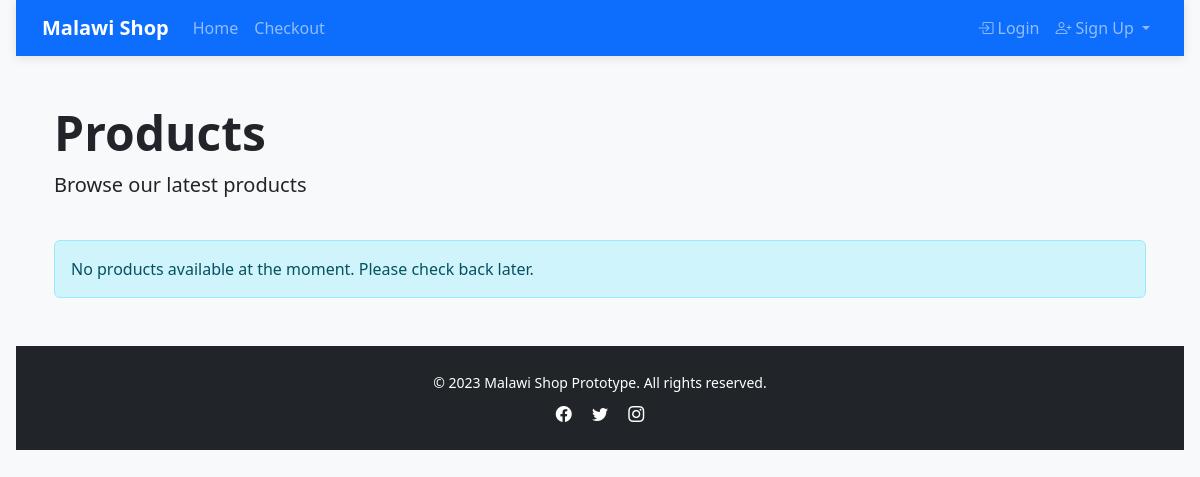
Before: / with the older database file.
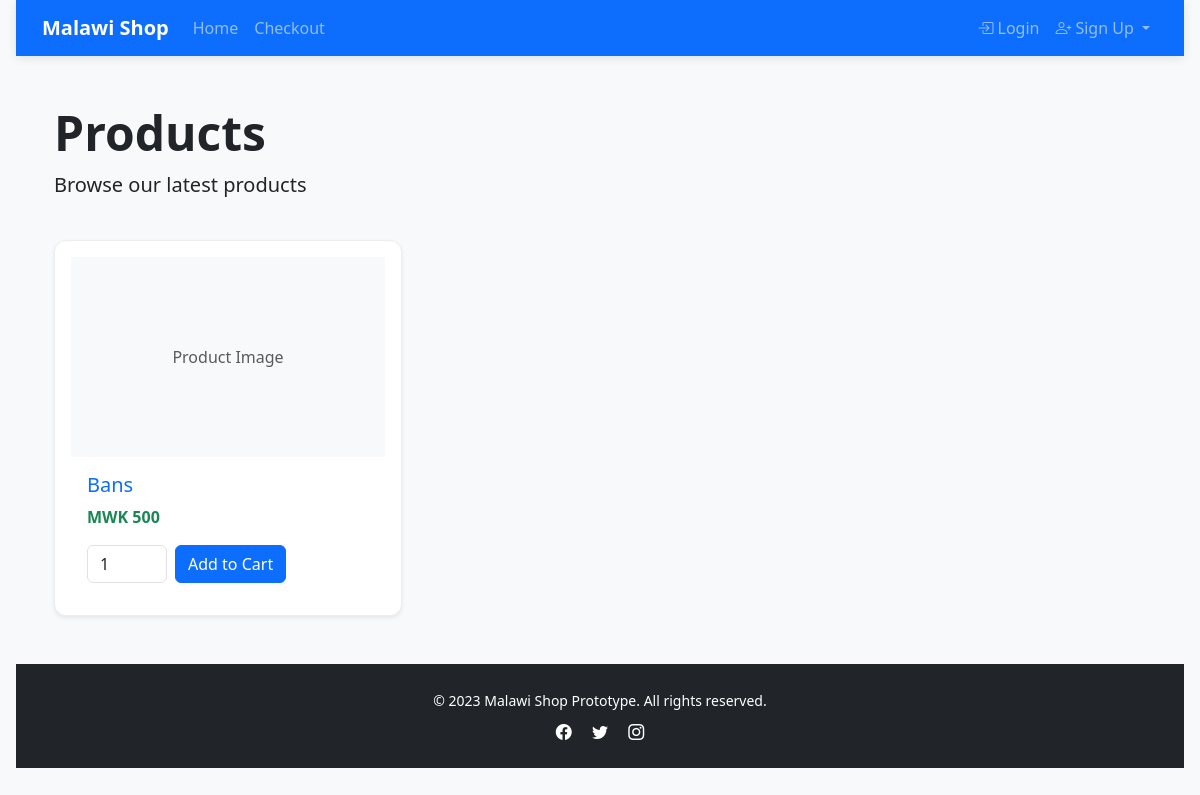
After: the same page with the newer database file.
### shop/models.py (models this page shows, shortened)
class Product(models.Model):
    vendor = models.ForeignKey(User, on_delete=models.PROTECT)
    name = models.CharField(max_length=160)
    slug = models.SlugField(unique=True)
    description = models.TextField(blank=True)
    price_mwk = models.PositiveIntegerField()
    stock_quantity = models.PositiveIntegerField(default=0)
    category = models.CharField(max_length=80)
    created_at = models.DateTimeField(auto_now_add=True)
    updated_at = models.DateTimeField(auto_now=True)

### shop/views.py (the view)
# urls.py: 2. Add a URL to urlpatterns:  path('', views.home, name='home')
def home(request):
    qs = Product.objects.order_by('-id')
    paginator = Paginator(qs, 12)
    page = request.GET.get('page')
    return render(request, 'home.html', {'page_obj': paginator.get_page(page)})

### templates/home.html (shortened to what this page needs)
{% extends 'base.html' %}
{% block content %}
<div class="container">
  <div class="row mb-4">
    <div class="col">
      <h1 class="display-5 fw-bold">Products</h1>
      <p class="lead">Browse our latest products</p>
    </div>
  </div>
  {% if page_obj %}
  <div class="row row-cols-1 row-cols-md-2 row-cols-lg-3 g-4">
    {% for p in page_obj %}
    <div class="col">
      <div class="card h-100 shadow-sm">
        {% if p.images.first %}
        <div style="height: 200px; overflow: hidden; display: flex; align-items: center; justify-content: center;">
          <img src="{{ p.images.first.image.url }}" alt="{{ p.name }}" class="img-fluid"
            style="max-height: 100%; width: auto;">
        </div>
        {% else %}
        <div class="bg-light" style="height: 200px; display: flex; align-items: center; justify-content: center;">
          <span class="text-muted">Product Image</span>
        </div>
        {% endif %}
        <div class="card-body">
          <h5 class="card-title"><a href="{% url 'product_detail' p.slug %}" class="text-decoration-none">
            {{ p.name }}
          </a></h5>
          <p class="card-text text-success fw-bold">MWK {{ p.price_mwk }}</p>
          <form method="post" action="{% url 'add_to_cart' %}" class="d-flex align-items-center">
            <input type="number" name="qty" value="1" min="1" class="form-control me-2" style="width: 80px;">
            <button class="btn btn-primary">Add to Cart</button>
          </form>
        </div>
      </div>
    </div>
    {% endfor %}
  </div>
  {% else %}
  <div class="alert alert-info">No products available at the moment. Please check back later.</div>
  {% endif %}
</div>
{% endblock %}

### templates/base.html (shortened to what this page needs)
<!doctype html>
<html lang="en">
<head>
  <link href="https://cdn.jsdelivr.net/npm/bootstrap@5.3.0/dist/css/bootstrap.min.css" rel="stylesheet">
  <link rel="stylesheet" href="https://cdn.jsdelivr.net/npm/bootstrap-icons@1.10.0/font/bootstrap-icons.css">
  <link rel="stylesheet" href="/static/css/site.css">
</head>
<body>
  <nav class="navbar navbar-expand-lg navbar-dark bg-primary sticky-top">
    <div class="container">
      <a class="navbar-brand fw-bold" href="/">Malawi Shop</a>
      <div class="collapse navbar-collapse" id="navbarNav">
        <ul class="navbar-nav me-auto">
          <li class="nav-item">
            <a class="nav-link" href="/">Home</a>
          </li>
          <li class="nav-item">
            <a class="nav-link" href="/checkout/">Checkout</a>
          </li>
        </ul>
        <ul class="navbar-nav">
          {% if user.is_authenticated %}
          <li class="nav-item dropdown">
            <a class="nav-link dropdown-toggle d-flex align-items-center" href="#" role="button"
              data-bs-toggle="dropdown">
              <span class="me-2">
                <i class="bi bi-person-circle me-1"></i>
                {{ user.username }}
              </span>
              <span class="badge
                {% if user.role == 'vendor' %}bg-purple
                {% elif user.is_staff %}bg-danger
                {% else %}bg-success
                {% endif %}">
                {% if user.role == 'vendor' %}Vendor
                {% elif user.is_staff %}Admin
                {% else %}Customer
                {% endif %}
              </span>
            </a>
            <ul class="dropdown-menu dropdown-menu-end">
              <li><a class="dropdown-item" href="{% url 'dashboard_customer' %}">
                  <i class="bi bi-speedometer2 me-2"></i>My Dashboard
                </a></li>
              {% if user.role == 'vendor' %}
              <li><a class="dropdown-item" href="{% url 'dashboard_vendor' %}">
                  <i class="bi bi-shop me-2"></i>Vendor Dashboard
                </a></li>
              {% endif %}
              {% if user.is_staff %}
              <li><a class="dropdown-item" href="{% url 'dashboard_admin' %}">
                  <i class="bi bi-shield-lock me-2"></i>Admin Dashboard
                </a></li>
              {% endif %}
              <li>
                <hr class="dropdown-divider">
              </li>
              <li><a class="dropdown-item" href="{% url 'logout' %}">
                  <i class="bi bi-box-arrow-right me-2"></i>Logout
                </a></li>
            </ul>
          </li>
          {% else %}
          <li class="nav-item">
            <a class="nav-link" href="/accounts/login/">
              <i class="bi bi-box-arrow-in-right me-1"></i>Login
            </a>
          </li>
          <li class="nav-item dropdown">
            <a class="nav-link dropdown-toggle" href="#" role="button" data-bs-toggle="dropdown">
              <i class="bi bi-person-plus me-1"></i>Sign Up
            </a>
          </li>
          {% endif %}
        </ul>
      </div>
    </div>
  </nav>
  <main class="container my-5">
    {% block content %}{% endblock %}
  </main>
  <footer class="footer mt-auto">
    <div class="container text-center">
      <small>&copy; 2023 Malawi Shop Prototype. All rights reserved.</small>
      <div class="mt-2">
        <a href="#" class="text-white me-3"><i class="bi bi-facebook"></i></a>
        <a href="#" class="text-white me-3"><i class="bi bi-twitter"></i></a>
        <a href="#" class="text-white"><i class="bi bi-instagram"></i></a>
      </div>
    </div>
  </footer>
</body>
</html>

### static/css/site.css (style rules this page uses)
body { font-family: system-ui, Arial, sans-serif; margin:0; padding:0 1rem; }
.card { border:1px solid #eee; padding:1rem; border-radius:8px }
button { padding:0.5rem 1rem }

### templates/base.html (style rules this page uses)
:root { --primary: #0d6efd; --secondary: #6c757d; --success: #198754; --light: #f8f9fa; --dark: #212529; }
body { background-color: #f8f9fa; padding-bottom: 3rem; }
.navbar { box-shadow: 0 2px 10px rgba(0, 0, 0, 0.1); }
.card { transition: transform 0.3s, box-shadow 0.3s; border-radius: 0.75rem; overflow: hidden; }
.footer { background-color: var(--dark); color: white; padding: 1.5rem 0; margin-top: 3rem; }

Changed rows visible on the page:
added Product: shows "Product Image", name "Bans", price_mwk "500"
Other visible differences:
text no longer shown: "No products available at the moment. Please check back later."
